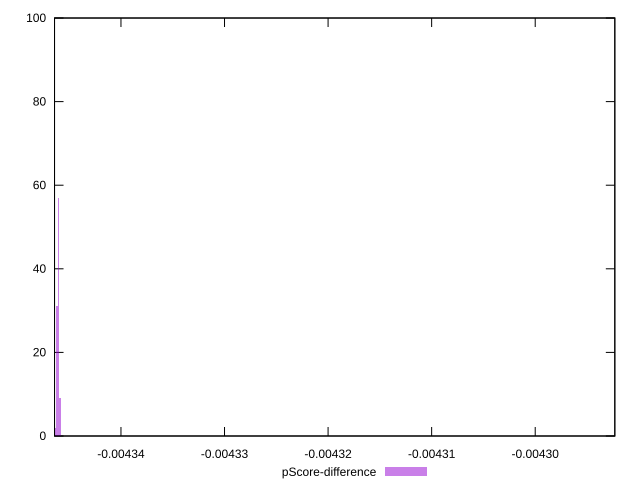

Recreate this plot in gnuplot.
reset

$pScoreDifference <<EOF
-0.004292233058702817 1
-0.004346202807121007 31
-0.004346030379809767 57
-0.004345857952498526 9
-0.004346375234432247 2
EOF

set key outside below
set boxwidth 1.7242731124022085e-7
set xrange [-0.004346414347869698:-0.004292312876319926]
set yrange [0:100]
set trange [0:100]
set style fill transparent solid 0.5 noborder
set terminal svg size 640, 490 enhanced background rgb 'white'
set output "report_00023_2021-02-20T12:14:57.249Z/uses-long-cache-ttl/samples/pages+cached+noadtech/pScore-difference/histogram.svg"

plot $pScoreDifference title "pScore-difference" with boxes

reset
